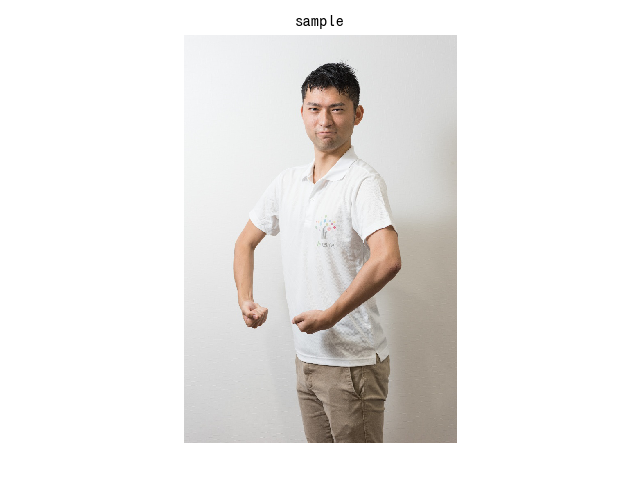
#> input picture src/statistics/images/sample.png, 640 x 480 px
$ jupyter execute --allow-errors 04_cleansing.ipynb
#> lines starting #> are read from the running program, lines starting #| are printed output that depends on the picture; after the words box and inside, x2 and y2 are one past the last pixel; in counts of white or black regions, pixels touching at a corner belong together
## Lambda

[cell 1]
# 代入する引数a
a = 4
# defを用いてfunc1を作成して下さい
def func1(a):
    return 2*a**2-3*a+1
# lambdaを用いてfunc2を作成して下さい
func2 = lambda a: 2*a**2-3*a+1
# 返り値の出力
print(func1(a))
print(func2(a))

# 代入する引数x, y, z
x = 5
y = 6
z = 2

# defを用いてfunc3を作成して下さい
def func3(x, y, z):
    return x*y+z
# lambdaを用いてfunc4を作成して下さい
func4 = lambda x,y,z:x*y+z
# 出力
print(func3(x, y, z))
print(func4(x, y, z))

# 代入する引数a1, a2
a1 = 13
a2 = 32

# lambdaを用いてfunc5を作成して下さい
func5 = lambda a:a**2-40*a+350 if a>=10 and a<30 else 50

# 返り値の出力
print(func5(a1))
print(func5(a2))

[cell 2]
import re
# 配列time_list
time_list = [
    "2006/11/26_2:40",
    "2009/1/16_23:35",
    "2014/5/4_14:26",
    "2017/8/9_7:5",
    "2017/4/1_22:15"
]
# 文字列から"時"を取り出す関数を作成して下さい
get_hour = lambda word:int(re.split("[/ _ :]", word)[3])

# 上で作った関数を用いて各要素の"時"を取り出し、配列にして下さい
hour_list = list(map(get_hour, time_list))

# 配列を出力して下さい
print(hour_list)

[cell 3]
import re
# time_list..."年/月/日_時:分"
time_list = [
    "2006/11/26_2:40",
    "2009/1/16_23:35",
    "2014/5/4_14:26",
    "2017/8/9_7:5",
    "2017/4/1_22:15"
]
# 文字列の"月"が条件を満たすときにTrueを返す関数を作成して下さい
get_month = lambda time:int(re.split("[/ _ :]", time)[1])<7

# 上で作った関数を用いて条件を満たす要素を抜き出し、配列にして下さい
month_list = list(filter(get_month, time_list))

# 配列を出力して下さい
print(month_list)

[cell 4]
# time_data...[年, 月, 日, 時, 分]
time_data = [
    [2006, 11, 26,  2, 40],
    [2009,  1, 16, 23, 35],
    [2014,  5,  4, 14, 26],
    [2017,  8,  9,  7,  5],
    [2017,  4,  1, 22, 15]
]
# "時"をキーとしてソートし、配列にして下さい
# sorted(ソートしたい配列, key=キーとなる関数, reverse=True または False)
sorted_list = sorted(time_data, key=lambda x:x[3])

# ソートした配列を出力して下さい
print(sorted_list)

[cell 5]
# minute_data...単位は分
minute_data = [30, 155, 180, 74, 11, 60, 82]

# 計測時間(分)を[時, 分]に換算する関数を作成して下さい
get_time = lambda m:[m//60, m%60]

# リスト内包表記を用いて所定の配列を作成して下さい
# time_list = list(map(get_time, minute_data))
time_list = [get_time(_) for _ in minute_data]

# 出力して下さい
print(time_list)

[cell 6]
# minute_data...単位は分
minute_data = [30, 155, 180, 74, 11, 60, 82]

# リスト内包表記を用いて所定の配列を作成して下さい
time_list = [_ for _ in minute_data if _%60==0]

# 出力して下さい
print(time_list)

[cell 7]
# 時間データhour, 分データminute
hour = [0, 2, 3, 1, 0, 1, 1]
minute = [30, 35, 0, 14, 11, 0, 22]

# 時, 分を引数に、分に換算する関数を作成して下さい
def get_minutes(hour, minutes):
    return hour*60+minutes

# リスト内包表記を用いて所定の配列を作成してください
minutes_list = [get_minutes(h, m) for h, m in zip(hour, minute)]

# 出力して下さい
print(minutes_list)

## Collections

[cell 8]
from collections import defaultdict

# 文字列 description
description = \
"Artificial intelligence (AI, also machine intelligence, MI) is " + \
"intelligence exhibited by machines, rather than " + \
"humans or other animals (natural intelligence, NI)."

# defaultdict を定義して下さい
char_freq = defaultdict(int)

# 文字の出現回数を記録して下さい
for i in description:
    char_freq[i] += 1

# value の降順にソートし、上位10要素を出力して下さい
print(sorted(char_freq.items(), key=lambda x:x[1], reverse=True)[0:10])

[cell 9]
from collections import defaultdict

# まとめたいデータ price...(名前, 値段)
price = [
    ("apple", 50),
    ("banana", 120),
    ("grape", 500),
    ("apple", 70),
    ("lemon", 150),
    ("grape", 1000)
]
# defaultdict を定義して下さい
d = defaultdict(list)

# 説明文の例と同様にvalue の要素に値段を追加して下さい
for key, value in price:
    d[key].append(value)

# 各value の平均値を計算し、配列にして出力して下さい
avg = lambda x:sum(x)/len(x)
print(list(map(avg, d.values())))

[cell 10]
from collections import Counter

# 文字列 description
description = \
"Artificial intelligence (AI, also machine intelligence, MI) is " + \
"intelligence exhibited by machines, rather than " + \
"humans or other animals (natural intelligence, NI)."

# Counterを定義して下さい
d = Counter(description)

# ソートし、上位10要素を出力して下さい
print(sorted(d.items(), key=lambda x:x[1], reverse=True)[0:10])

## Pandas

[cell 11]
import csv
# ここに解答を記述してください
with open("./csv/csv0.csv", "w") as csvfile:
    writer = csv.writer(csvfile, lineterminator="\n")
    # writer.writerow(["year", "city", "population"])
    writer.writerow(["2021", "Tokyo", 2222222])
    writer.writerow(["2021", "Ohsaka", 2222222])
    writer.writerow(["2021", "Hokaido", 2222222])
    writer.writerow(["2021", "Fukuoka", 2222222])
    writer.writerow(["2021", "Nagano", 2222222])
    writer.writerow(["2021", "Aichi", 2222222])
import pandas as pd
# csvを読み込んでください。
df = pd.read_csv('./csv/csv0.csv', header=None)
# カラムを左の列から順に"sepal length", "sepal width", "petal length", "petal width", "class"と指定します。
df.columns = ["year", "city", "population"]
# DataFrameを出力してください。
df

[cell 12]
import pandas as pd
data = {"OS": ["Machintosh", "Windows", "Linux"],
        "release": [1984, 1985, 1991],
        "country": ["US", "US", ""]}
# ここに解答を記述してください
df = pd.DataFrame(data)
#> (the rest of this cell did not finish here and is left out)

[cell 13]
import pandas as pd
from pandas import Series, DataFrame

attri_data1 = {"ID": ["100", "101", "102", "103", "104", "106", "108", "110", "111", "113"],
               "city": ["Tokyo", "Osaka", "Kyoto", "Hokkaido", "Tokyo", "Tokyo", "Osaka", "Kyoto", "Hokkaido", "Tokyo"],
               "birth_year": [1990, 1989, 1992, 1997, 1982, 1991, 1988, 1990, 1995, 1981],
               "name": ["Hiroshi", "Akiko", "Yuki", "Satoru", "Steeve", "Mituru", "Aoi", "Tarou", "Suguru", "Mitsuo"]}
attri_data_frame1 = DataFrame(attri_data1)

attri_data2 = {"ID": ["107", "109"],
               "city": ["Sendai", "Nagoya"],
               "birth_year": [1994, 1988]}
attri_data_frame2 = DataFrame(attri_data2)

# attri_data_frame1へattri_data_frame2の行を追加し出力してください。
# 行を追加した後のDataFrameはIDで昇順になるようにし、行番号も昇順になるようにしてください。
# attri_data_frame1 = attri_data_frame1.append(attri_data_frame2)
# attri_data_frame1 = attri_data_frame1.sort_values(by="ID")
# attri_data_frame1 = attri_data_frame1.reset_index(drop=True)
#> (the rest of this cell did not finish here and is left out)

[cell 14]
import numpy as np
from numpy import nan as NA
import pandas as pd
np.random.seed(0)

sample_data_frame = pd.DataFrame(np.random.rand(10, 4))

sample_data_frame.iloc[1, 0] = NA
sample_data_frame.iloc[2, 2] = NA
sample_data_frame.iloc[5:, 3] = NA

# DataFrame sample_data_frame の0列と2列を残し、NaNを含む行をすべて削除して出力してください。
# sample_data_frame.dropna(axis=1)
sample_data_frame[[0, 2]].dropna(axis=0)

[cell 15]
import numpy as np
from numpy import nan as NA
import pandas as pd
np.random.seed(0)

sample_data_frame = pd.DataFrame(np.random.rand(10, 4))

sample_data_frame.iloc[1, 0] = NA
sample_data_frame.iloc[6:, 2] = NA

# DataFrame sample_data_frame のNaNを前行の値で埋めて出力してください。
# sample_data_frame.fillna(0)
sample_data_frame.fillna(method="ffill")

[cell 16]
import numpy as np
from numpy import nan as NA
import pandas as pd
np.random.seed(0)

sample_data_frame = pd.DataFrame(np.random.rand(10, 4))

sample_data_frame.iloc[1, 0] = NA
sample_data_frame.iloc[6:, 2] = NA
# DataFrame sample_data_frame のNaNを列の平均値で埋めて出力してください。
sample_data_frame.fillna(sample_data_frame.mean())

[cell 17]
import pandas as pd
from pandas import DataFrame

dupli_data = DataFrame({"col1":[1, 1, 2, 3, 4, 4, 6, 6, 7, 7, 7, 8, 9, 9]
                       ,"col2":["a", "b", "b", "b", "c", "c", "b", "b", "d", "d", "c", "b", "c", "c"]})
# DataFrame dupli_data には重複したデータがあります。
# 重複データを抽出
dupli_data.duplicated()
# 重複データを削除して新たなDataFrameを出力
dupli_data.drop_duplicates()

[cell 18]
import pandas as pd
from pandas import DataFrame

attri_data1 = {"ID": ["100", "101", "102", "103", "104", "106", "108", "110", "111", "113"]
        ,"city": ["Tokyo", "Osaka", "Kyoto", "Hokkaido", "Tokyo", "Tokyo", "Osaka", "Kyoto", "Hokkaido", "Tokyo"]
        ,"birth_year" :[1990, 1989, 1992, 1997, 1982, 1991, 1988, 1990, 1995, 1981]
        ,"name" :["Hiroshi", "Akiko", "Yuki", "Satoru", "Steeve", "Mituru", "Aoi", "Tarou", "Suguru", "Mitsuo"]}
attri_data_frame1 = DataFrame(attri_data1)
# Tokyo、Hokkaidoの要素がeast 、Osaka、Kyotoの要素がwestである辞書を新たに作成してください。
WE_map = {
    "Tokyo": "east",
    "Hokkaido": "east",
    "Osaka": "west",
    "Kyoto": "west",
}
# DataFrame attri_data1のcityをキーに上で作成した辞書を参照して新しい列WEを追加し、その結果を出力してください。
attri_data_frame1["WE"] = attri_data_frame1["city"].map(WE_map)
attri_data_frame1

[cell 19]
import pandas as pd
from pandas import DataFrame

attri_data1 = {"ID":[100,101,102,103,104,106,108,110,111,113]
        ,"city":["Tokyo","Osaka","Kyoto","Hokkaido","Tokyo","Tokyo","Osaka","Kyoto","Hokkaido","Tokyo"]
        ,"birth_year":[1990,1989,1992,1997,1982,1991,1988,1990,1995,1981]
        ,"name":["Hiroshi","Akiko","Yuki","Satoru","Steeve","Mituru","Aoi","Tarou","Suguru","Mitsuo"]}
attri_data_frame1 = DataFrame(attri_data1)
# DataFrame attri_data1 をIDで2つにビン分割して出力してください。
"""
ビン分割とは、数値データを大まかに区切ってカテゴリ分けをする処理のことです。
例えば、年齢を0～9歳、10～19歳、20～29歳のように分ける処理です。
あらかじめビン分割したリストを用意してpandasのcut()関数を用いて処理を行います。
"""
# birth_year_bins = [1980,1985,1990,1995,2000]
# birth_year_cut_data = pd.cut(attri_data_frame1.birth_year,birth_year_bins)
pd.cut(attri_data_frame1.ID, 2)
# attri_data_frame1

## OpenCV

### Image Data

例えば縦が100ピクセル、横が100ピクセルの画像は100 x 100 = 10,000個のピクセルの集まりという事です。
例えば、カラー画像であればRGBの3色がそれぞれどのくらいの明るさ(濃さ)であるかを持つ必要があり、多くの場合0から255の範囲で色の明るさを表現します。
数字が大きいほど明るくなり、例えば、ただの赤は(255, 0, 0)と表現し、紫色は(255, 0, 255)です。(0, 0, 0)は黒を、(255, 255, 255)は白を表します。

### How OpenCV Handle Image

後に扱うOpenCVで、1つのピクセルを表すための色要素の数を チャンネル数 と呼びます。
例えばRGBの画像はチャンネル数が3、モノクロ画像はチャンネル数が1です。
透過処理をサポートしている画像フォーマットはGIFとPNG

[cell 20]
import cv2
import matplotlib.pyplot as plt

img = cv2.imread("./images/django-logo_aa.png")
# cv2.imshow("django logo", img)
#> (the rest of this cell did not finish here and is left out)

### Create image by NumPy and OpenCV

[cell 21]
import numpy as np
import cv2
import matplotlib.pyplot as plt

# 画像のサイズを決める
# color = [B, G, R]
color = [0, 255, 0]
# サイズが512 × 512の緑色の画像を作る
data = np.array([[color for _ in range(512)] for _ in range(512)], dtype="uint8")
# 作成した画像を表示
cv2.imshow("my_green_img", data)
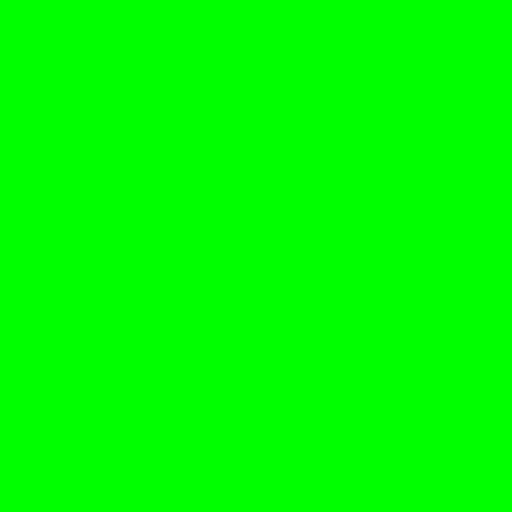
#> window 'my_green_img': shape (512, 512, 3); mean B, G, R 0, 255, 0
# 画像をファイル名"my_green_img.jpg"で保存してください
cv2.imwrite("./images/my_green_img.jpg", data)
plt.imshow(cv2.cvtColor(data, cv2.COLOR_BGR2RGB)) # OpenCV は色がGBR順なのでRGB順に並べ替える
plt.show()

#### トリミングとリサイズ

[cell 22]
import cv2
import matplotlib.pyplot as plt

img = cv2.imread("./images/django-logo_aa.png")
#> (the rest of this cell did not finish here and is left out)

#### 回転・反転

[cell 23]
import cv2
import numpy as np
import matplotlib.pyplot as plt

img = cv2.imread("./images/django-logo_aa.png")

# アフィン変換は平行移動と線形変換（拡大・縮小、剪断（スキュー）、回転）の組み合わせで表現
# cv2.warpAffine(元の画像データ, 変換行列, 出力画像のサイズ)
# cv2.getRotationMatrix2D(画像の中心の座標,　回転させたい角度,　拡縮倍率)
# x軸を中心に画像を反転してください
# mat = cv2.getRotationMatrix2D(tuple(np.array([img.shape[1], img.shape[0]]) / 2), 180, 1.0)
# my_img = cv2.warpAffine(img, mat, (img.shape[1], img.shape[0]))

# 反転はcv2.flip()関数を用る
# 第二引数flipCodeの値が0のときx軸を中心に（上下反転）、
# 正のときy軸を中心に（左右反転）
# 負のとき両方の軸を中心に反転
my_img = cv2.flip(img, 0)
# cv2.imshow("sample", my_img)
#> (the rest of this cell did not finish here and is left out)

#### 色調変換・色反転: 画像を他の色空間に変換

[cell 24]
import cv2
import matplotlib.pyplot as plt

img = cv2.imread("./images/django-logo_aa.png")
### BGR色空間の画像をLab色空間に変換
# my_img = cv2.cvtColor(img, cv2.COLOR_BGR2LAB)

### OpenCVで色を反転
# my_img = cv2.bitwise_not(img)

### for文と、len(img[i])で座標を取得して各画素に順番にアクセスし、RGBチャネルごとに画素値を変換
# 画素の座標(i, j)を取得
my_img = img
#> (the rest of this cell did not finish here and is left out)

#### 閾値処理（二値化）

[cell 25]
import cv2
import matplotlib.pyplot as plt

img = cv2.imread("./images/sample.png")
#> img is the input picture: shape (480, 640, 3); mean B, G, R 232.5, 234.2, 236.2
# 閾値100、それ以下を0、それ以上を255にして二値化してください
# 同時に閾値も取得
# cv2.threshold(画像データ, 閾値, 最大値 maxValue, 閾値処理の種類)
"""
THRESH_BINARY　 ： 閾値を超えるピクセルは maxValue に、それ以外のピクセルは 0 になります
THRESH_BINARY_INV： 閾値を超えるピクセルは 0 に、それ以外のピクセルは maxValue になります
THRESH_TRUNC　 ： 閾値を超えるピクセルは 閾値 に、それ以外のピクセルは変更されません
THRESH_TOZERO　 ： 閾値を超えるピクセルは変更されず、それ以外のピクセルは 0 になります
THRESH_TOZERO_INV： 閾値を超えるピクセルは 0 に、それ以外のピクセルは変更されません
"""
retval, my_img = cv2.threshold(img, 100, 255, cv2.THRESH_BINARY)
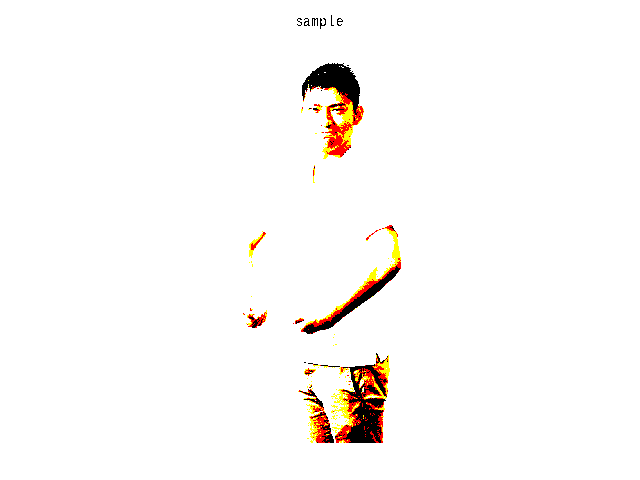
#> my_img: shape (480, 640, 3); mean B, G, R 247.1, 249.1, 251.4

# 出力
# cv2.imshow("original", img)
# cv2.imshow("sample", my_img)
# print(retval)
plt.imshow(cv2.cvtColor(my_img, cv2.COLOR_BGR2RGB))

#### マスキング

[cell 26]
import cv2
import matplotlib.pyplot as plt

img = cv2.imread("./images/sample.png")
# マスク用画像を、第二引数に0を指定してチャンネル数が1の画像（グレースケール画像）に変換して読み込みます
mask = cv2.imread("./images/mask.png", 0)
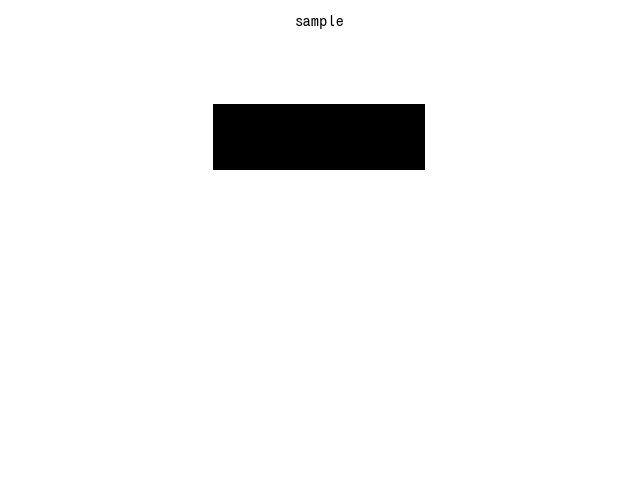
#> input picture src/statistics/images/mask.png, 640 x 480 px
#> mask is the input picture: shape (480, 640); min 0, max 255, mean 243.3
# マスク用画像を、元画像と同じサイズにリサイズします
mask = cv2.resize(mask, (img.shape[1], img.shape[0]))

# mask.pngの黒い部分のみを表示します（黒の画素数は`0`です）
retval, mask = cv2.threshold(mask, 0, 255, cv2.THRESH_BINARY_INV)
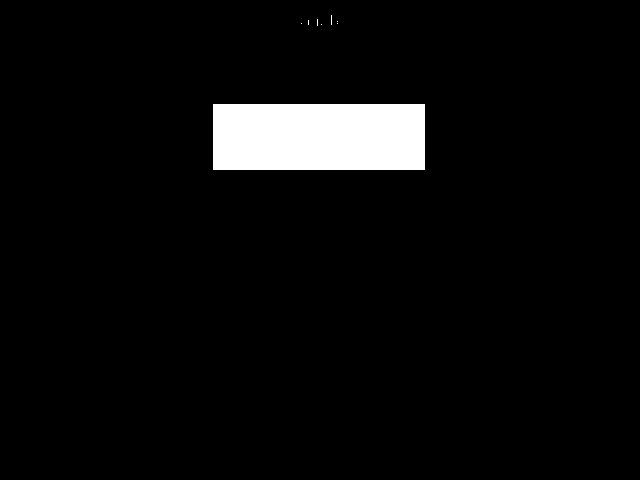
#> mask: shape (480, 640); 4.6% white; 8 white regions (7 under 20 px), largest, box (x1, y1, x2, y2) and area: (213, 104, 425, 170) 13992
# 第三引数にマスク用画像を指定してマスキングします
my_img = cv2.bitwise_and(img, img, mask = mask)
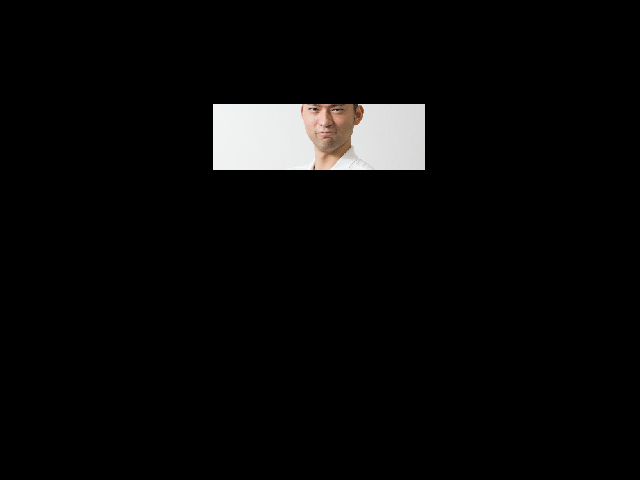
#> my_img: shape (480, 640, 3); mean B, G, R 9.4, 9.6, 10

# 出力
# cv2.imshow("sample", img)
# cv2.imshow("sample", mask)
# cv2.imshow("sample", my_img)
plt.imshow(cv2.cvtColor(my_img, cv2.COLOR_BGR2RGB))

#### ぼかし（平滑化）

[cell 27]
import cv2
import matplotlib.pyplot as plt
img = cv2.imread("./images/sample.png")

# sample.jpg
# cv2.GaussianBlur(画像データ, カーネルサイズ(n, n), 0)
my_img = cv2.GaussianBlur(img, (201, 201), 0)
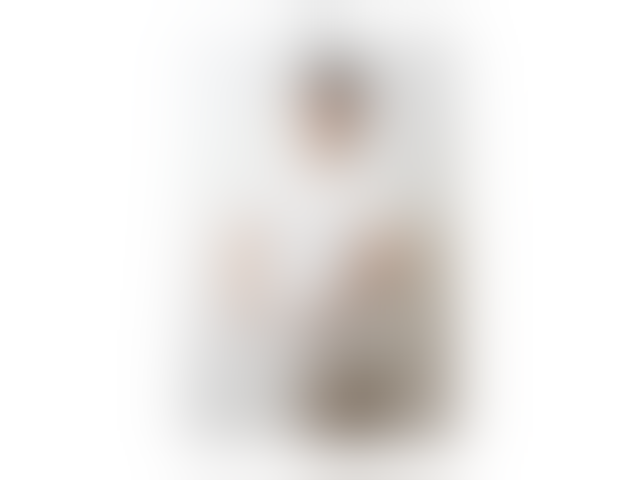
#> my_img: shape (480, 640, 3); mean B, G, R 232.5, 234.2, 236.2
# cv2.imshow("sample", my_img)
plt.imshow(cv2.cvtColor(my_img, cv2.COLOR_BGR2RGB))

#### ノイズの除去

[cell 28]
import cv2
import matplotlib.pyplot as plt
img = cv2.imread("./images/sample.png")

# カラー画像
# cv2.fastNlMeansDenoisingColored(画像データ)
# グレースケール画像
# cv2.fastNlMeansDenoising(画像データ)
my_img = cv2.fastNlMeansDenoisingColored(img)

# cv2.imshow("sample", my_img)
# plt.imshow(cv2.cvtColor(my_img, cv2.COLOR_BGR2RGB))
plt.imshow(cv2.cvtColor(img, cv2.COLOR_BGR2RGB))

#### 膨張・収縮
ノンローカルミーンフィルタ（Non-local Means Filter）によりカラー画像とグレースケール画像のノイズ除去を行ったが膨張・収縮処理によってもノイズを取り除くことが可能

##### 4近傍のフィルタ
"""
filt = np.array([[0, 1, 0],
              [1, 0, 1],
              [0, 1, 0]], np.uint8)
"""

##### 8近傍のフィルタ
"""
filt = np.array([[1, 1, 1],
                [1, 0, 1],
                [1, 1, 1]], np.uint8)

"""

[cell 29]
import numpy as np
import cv2
import matplotlib.pyplot as plt
img = cv2.imread("./images/sample.png", 0)
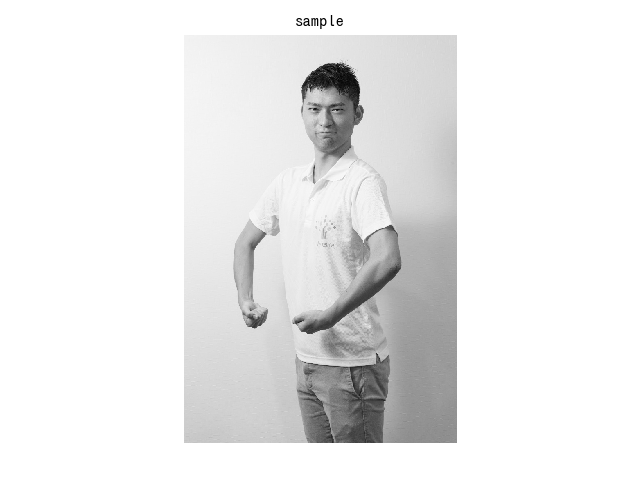
#> img: shape (480, 640); min 0, max 255, mean 234.5
retval, img = cv2.threshold(img, 127, 255, cv2.THRESH_BINARY)
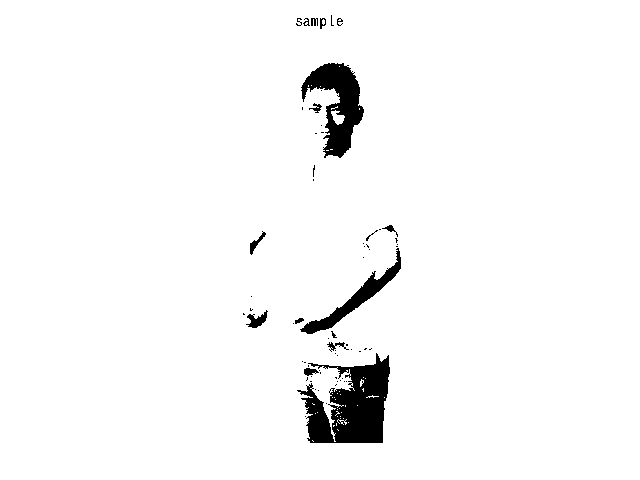
#> img: shape (480, 640); 96.8% white; 66 black regions (50 under 20 px), largest, box (x1, y1, x2, y2) and area: (297, 353, 390, 443) 4845, (301, 63, 364, 158) 2830, (300, 248, 401, 334) 1390

# フィルタを定義してください
filt = np.array([[0, 1, 0],
                [1, 0, 1],
                [0, 1, 0]], np.uint8)

# 収縮してください
my_img = cv2.erode(img, filt)
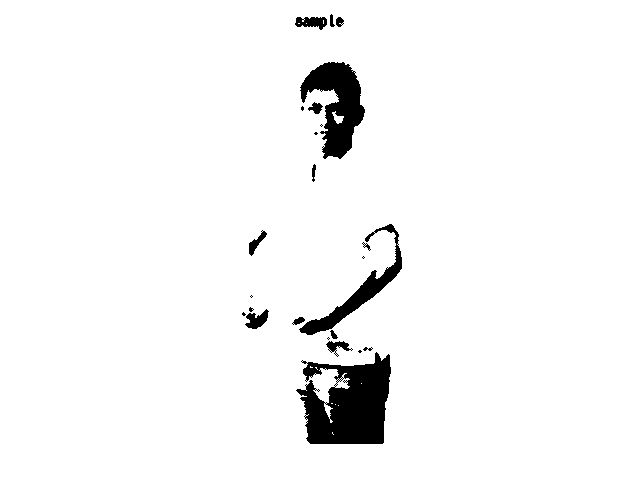
#> my_img: shape (480, 640); 96% white; 24 black regions (9 under 20 px), largest, box (x1, y1, x2, y2) and area: (296, 352, 391, 444) 5839, (300, 62, 365, 159) 3258, (299, 224, 402, 335) 1842

# 表示
cv2.imshow("sample", my_img)
# 比較のため元の写真も表示
cv2.imshow("original", img)
plt.imshow(cv2.cvtColor(my_img, cv2.COLOR_BGR2RGB))

[cell 30]
lst = [True, False, True, False]
scratch = np.array([1,2,3,4])
for i in scratch[lst]:
    print(i)
